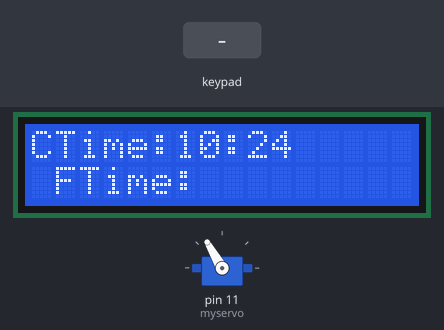
This sketch was run on a simulated Arduino Uno, built with avr-gcc and run on an emulated ATmega328P. Parts: 16×2 character LCD, servo. The test bench sets the inputs (shaded band). The local clock reads 2024-03-15 10:24:30 at power-on unless the sketch sets it.

Above: at 1.7 s.
1.8 s: key '#' pressed
At 3.0 s:
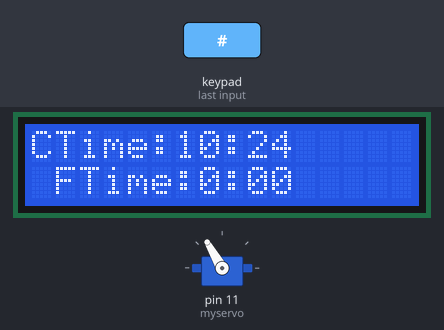
3.3 s: keypad keys 2 3 4 5 # pressed 0.4 s apart
At 6.0 s:
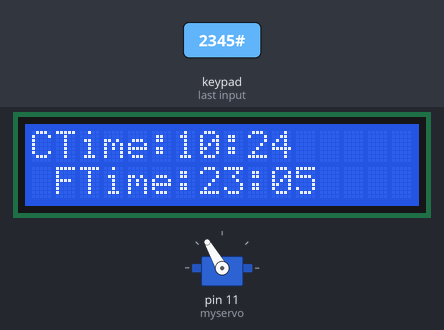
6.8 s: keypad keys 6 7 8 9 # pressed 0.4 s apart
At 9.2 s:
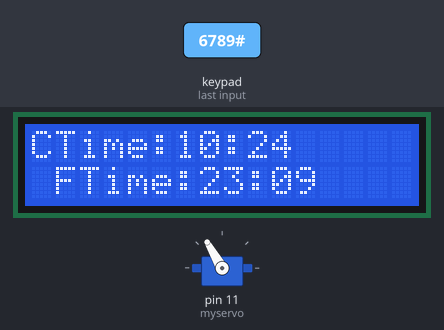
Timing chart, 0 to 10.7 s (numbered marks = the images above; inputs shaded):
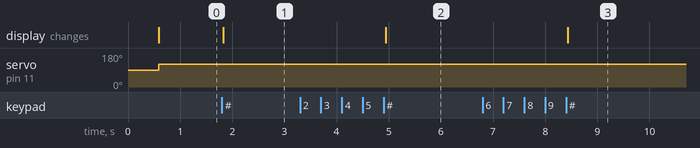

Measured:
- after the input at 1.8 s, the display: changes at once (image 1)
- after the input at 3.3 s, the display: changes after 1.6 s (image 2)
- after the input at 6.8 s, the display: changes after 1.6 s (image 3)

The sketch:

ProiectPmp.ino
```cpp
#include <Wire.h>
#include <RTClib.h>
#include <Keypad.h>
#include <Servo.h>
#include <LiquidCrystal_I2C.h>

RTC_DS1307 rtc;
int oraCurenta = 0;
int minutCurent = 0;
int ok = 0;

const byte ROWS = 4;
const byte COLS = 4;

char hexaKeys[ROWS][COLS] = {
  {'D', 'C', 'B', 'A'},
  {'#', '9', '6', '3'},
  {'0', '8', '5', '2'},
  {'*', '7', '4', '1'}
};

byte rowPins[ROWS] = {2, 3, 4, 5};
byte colPins[COLS] = {6, 7, 8, 9};

LiquidCrystal_I2C lcd(0x27, 16, 2);
Keypad customKeypad = Keypad(makeKeymap(hexaKeys), rowPins, colPins, ROWS, COLS);

int hourValue = 0;
int minuteValue = 0;
int nrcifre = 0;
String formattedTime = "";
String oraSiMinut = "";
bool enteringHour = true;

Servo myservo;
int servoMoving = 1;

void setup() {
  Serial.begin(9600);
  lcd.init(); // initialize the lcd
  lcd.backlight();

  myservo.attach(11);
  delay(500);
  myservo.write(120);  // Set servo angle to 90 degrees

  if (!rtc.begin()) {
    Serial.println("Couldn't find RTC");
    while (1);
  }

  if (!rtc.isrunning()) {
    // Serial.println("RTC is NOT running!");
    rtc.adjust(DateTime(F(__DATE__), F(__TIME__)));
  }
}

void loop() {


  //rtc
  DateTime now = rtc.now();
  oraCurenta = now.hour();
  minutCurent = now.minute();

  oraSiMinut = String(oraCurenta) + ':' + (minutCurent < 10 ? "0" : "") + String(minutCurent);


  //keypad
  char customKey = customKeypad.getKey();

  if (customKey) {
    if (customKey >= '0' && customKey <= '9') {
      if (enteringHour) {
        if (nrcifre < 2) {
          hourValue = (hourValue * 10 + (customKey - '0'));
          if (hourValue > 23) {
            hourValue = 23;
          }
          nrcifre++;
        } else {
          enteringHour = false;
          nrcifre = 0;
        }
      } else {
        if (nrcifre < 2) {
          minuteValue = (minuteValue * 10 + (customKey - '0'));
          if (minuteValue > 59) {
            minuteValue = 59;
          }
          nrcifre++;
        }
      }
    } else if (customKey == '#') {
      formattedTime = String(hourValue) + ":" + (minuteValue < 10 ? "0" : "") + String(minuteValue);

      hourValue = 0;
      minuteValue = 0;
      enteringHour = true;
      nrcifre = 0;

    } else if (customKey == 'C') {
      hourValue = 0;
      minuteValue = 0;
      enteringHour = true;
      nrcifre = 0;
    } else if (customKey == '*') {
      enteringHour = !enteringHour;
      nrcifre = 0;
    }
  }

  verificare();
}

bool servoMoved = false;

void verificare() {

  if (!oraSiMinut.equals(formattedTime)) {
//lcd.clear();
lcd.setCursor(0, 0);
lcd.print("CTime:");
lcd.print(oraSiMinut);

lcd.setCursor(0, 1);
lcd.print(" FTime:");
lcd.print(formattedTime);


    servoMoved = false;
  } else if (oraSiMinut.equals(formattedTime) && servoMoved == false) {

      myservo.write(90);
      delay(1000);
      myservo.write(120);

      servoMoved = true;

  }

}
```
